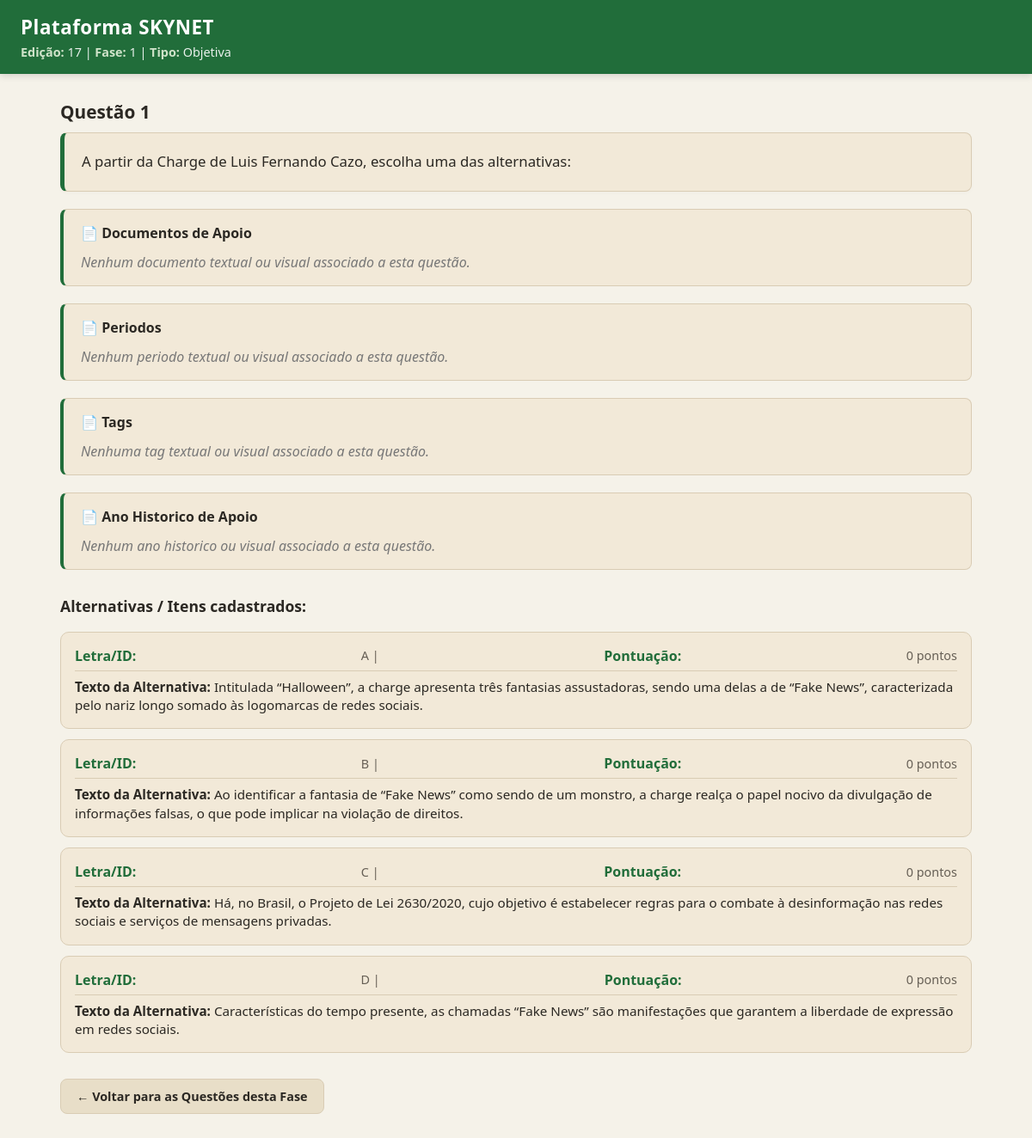
Page /questao/785/ on the committed database.
### SKYNET/models.py (models this page shows)
class QUESTAO(models.Model):
    id_questao = models.AutoField(primary_key=True)
    num_questao = models.IntegerField(verbose_name="Número da Questão")
    enunciado = models.TextField(verbose_name="Enunciado da Questão")
    id_fase = models.ForeignKey(
        FASE,
        on_delete=models.CASCADE,
        related_name='Questoes',
        verbose_name="Fase")
    id_tipo_questao = models.ForeignKey(
        TIPO_QUESTAO,
        on_delete=models.CASCADE,
        related_name='Questoes',
        verbose_name="Tipo De Questao")
    documentos = models.ManyToManyField('DOCUMENTO', related_name='questoes')
    periodos = models.ManyToManyField('PERIODO', related_name='questoes')
    tags = models.ManyToManyField('TAG', related_name='questoes')
    anos = models.ManyToManyField('ANO_HISTORICO', related_name='questoes')

class FASE(models.Model):
    id_fase = models.AutoField(primary_key=True)
    num_fase = models.IntegerField(verbose_name="Número da Fase")
    tipo_fase = models.CharField(max_length=100,verbose_name="Tipo da Fase")
    id_edicao = models.ForeignKey(
        EDICAO,
        on_delete=models.CASCADE,
        related_name='fases',
        verbose_name="Edição")

class EDICAO(models.Model):
    id_edicao = models.AutoField(primary_key=True)
    num_edicao = models.IntegerField(verbose_name="Número da Edição")
    ano_edicao = models.IntegerField(verbose_name="Ano da Edição")

class TIPO_QUESTAO(models.Model):
    id_tipo_questao = models.AutoField(primary_key=True)
    tipo_nome = models.CharField(max_length=100,verbose_name="Tipo de Questao")

class ITEM(models.Model):
    id_item = models.AutoField(primary_key=True)
    pontuacao = models.IntegerField(verbose_name="Pontuação do Item")
    identificador = models.CharField(verbose_name="Identificador")
    texto = models.TextField(verbose_name="Enunciado do Item")
    id_questao = models.ForeignKey(
        QUESTAO,
        on_delete=models.CASCADE,
        related_name='Tipos',
        verbose_name="Questoes")

### SKYNET/views.py (the view)
# urls.py: path('questao/<int:questao_id>/', views.detalhes_questao, name='detalhes_questao'),
def detalhes_questao(request, questao_id):
    questao = get_object_or_404(QUESTAO, id_questao=questao_id)
    alternativas = ITEM.objects.filter(id_questao=questao).order_by('identificador')
    return render(request, 'SKYNET/detalhes_questao.html', {
        'questao': questao,
        'alternativas': alternativas
    })

### SKYNET/templates/SKYNET/detalhes_questao.html (shortened to what this page needs)
<!DOCTYPE html>
<html lang="pt-br">
<head>
</head>
<body>
    <header>
        <h1>Plataforma SKYNET</h1>
        <p>
            <strong>Edição:</strong> {{ questao.id_fase.id_edicao.num_edicao }} |
            <strong>Fase:</strong> {{ questao.id_fase.num_fase }} |
            <strong>Tipo:</strong> {{ questao.id_tipo_questao.tipo_nome }}
        </p>
    </header>
    <main>
        <section class="bloco-enunciado">
            <h2>Questão {{ questao.num_questao }}</h2>
            <p style="font-size: 1.1em; line-height: 1.6; background-color: #f9f9f9; padding: 15px; border-left: 5px solid #007bff;">
                {{ questao.enunciado }}
            </p>
        </section>
        <section>
            <div class="documentos-section" style="margin-top: 25px; padding: 15px; background-color: #f9f9f9; border-left: 4px solid #007bff; border-radius: 4px;">
                <h3 style="margin-top: 0; color: #333;">📄 Documentos de Apoio</h3>
                {% if questao.documentos.all %}
                    <ul style="list-style-type: none; padding-left: 0;">
                        {% for doc in questao.documentos.all %}
                            <li style="margin-bottom: 12px; padding: 10px; background: white; border: 1px solid #ddd; border-radius: 4px;">
                                <strong style="color: #007bff;">[{{ doc.tipo_documento }}]</strong>
                                <span style="font-weight: bold;">{{ doc.nome_documento }}</span>
                                <p style="margin: 5px 0 0 0; color: #555; font-style: italic;">{{ doc.texto_documento }}</p>
                            </li>
                        {% endfor %}
                    </ul>
                {% else %}
                    <p style="color: #777; font-style: italic;">Nenhum documento textual ou visual associado a esta questão.</p>
                {% endif %}
            </div>
        </section>
        <section>
            <div class="periodo-section" style="margin-top: 25px; padding: 15px; background-color: #f9f9f9; border-left: 4px solid #007bff; border-radius: 4px;">
                <h3 style="margin-top: 0; color: #333;">📄 Periodos</h3>
                {% if questao.periodos.all %}
                    <ul style="list-style-type: none; padding-left: 0;">
                        {% for doc in questao.periodos.all %}
                            <li style="margin-bottom: 12px; padding: 10px; background: white; border: 1px solid #ddd; border-radius: 4px;">
                                <strong style="color: #007bff;" >[{{ doc.seculo }}]</strong>
                                <span style="font-weight: bold;">{{ doc.periodo_nome }}</span>
                            </li>
                        {% endfor %}
                    </ul>
                {% else %}
                    <p style="color: #777; font-style: italic;">Nenhum periodo textual ou visual associado a esta questão.</p>
                {% endif %}
            </div>
        </section>
        <section>
            <div class="tag-section" style="margin-top: 25px; padding: 15px; background-color: #f9f9f9; border-left: 4px solid #007bff; border-radius: 4px;">
                <h3 style="margin-top: 0; color: #333;">📄 Tags</h3>
                {% if questao.tags.all %}
                    <ul style="list-style-type: none; padding-left: 0;">
                        {% for doc in questao.tags.all %}
                            <li style="margin-bottom: 12px; padding: 10px; background: white; border: 1px solid #ddd; border-radius: 4px;">
                                <span style="font-weight: bold;">{{ doc.tag_nome }}</span>
                            </li>
                        {% endfor %}
                    </ul>
                {% else %}
                    <p style="color: #777; font-style: italic;">Nenhuma tag textual ou visual associado a esta questão.</p>
                {% endif %}
            </div>
        </section>
        <section>
            <div class="ano-section" style="margin-top: 25px; padding: 15px; background-color: #f9f9f9; border-left: 4px solid #007bff; border-radius: 4px;">
                <h3 style="margin-top: 0; color: #333;">📄 Ano Historico de Apoio</h3>
                {% if questao.anos.all %}
                    <ul style="list-style-type: none; padding-left: 0;">
                        {% for doc in questao.anos.all %}
                            <li style="margin-bottom: 12px; padding: 10px; background: white; border: 1px solid #ddd; border-radius: 4px;">
                                <span style="font-weight: bold;">{{ doc.ano }}</span>
                            </li>
                        {% endfor %}
                    </ul>
                {% else %}
                    <p style="color: #777; font-style: italic;">Nenhum ano historico ou visual associado a esta questão.</p>
                {% endif %}
            </div>
        </section>
        <section class="bloco-alternativas" style="margin-top: 30px;">
            <h3>Alternativas / Itens cadastrados:</h3>
            {% for alternativa in alternativas %}
                <div class="card-alternativa" style="margin-bottom: 15px; padding: 12px; border: 1px solid #ddd;">
                    <p>
                        <strong>Letra/ID:</strong> {{ alternativa.identificador }} |
                        <strong>Pontuação:</strong> {{ alternativa.pontuacao }} pontos
                    </p>
                    <p><strong>Texto da Alternativa:</strong> {{ alternativa.texto }}</p>
                </div>
            {% empty %}
                <p style="color: #ff0000;">Nenhuma alternativa (ITEM) populada para esta questão ainda.</p>
            {% endfor %}
        </section>
    </main>
    <footer style="margin-top: 30px;">
        <a href="{% url 'listar_questoes' questao.id_fase.id_fase %}">← Voltar para as Questões desta Fase</a>
    </footer>
</body>
</html>

### SKYNET/templates/SKYNET/detalhes_questao.html (style rules this page uses)
* { margin: 0; padding: 0; box-sizing: border-box; font-family: 'Segoe UI', Roboto, Helvetica, Arial, sans-serif; }
:root { --verde-header: #216d3a; --fundo-creme: #f5f2e9; --bege-card: #f2e9d8; --bege-hover: #e8dec8; --texto-escuro: #2b2823; --texto-suave: #665f55; --borda-suave: #d9ccb4; --branco: #ffffff; --badge-score: #e28743; }
body { background-color: var(--fundo-creme); color: var(--texto-escuro); min-height: 100vh; padding-bottom: 40px; }
header { background-color: var(--verde-header); color: white; padding: 16px 24px; box-shadow: 0 2px 8px rgba(0,0,0,0.15); }
header h1 { font-size: 1.4rem; font-weight: 700; letter-spacing: 0.5px; margin-bottom: 4px; }
header p { font-size: 0.9rem; opacity: 0.9; }
header p strong { color: #e2f0d9; }
main { max-width: 1100px; margin: 30px auto; padding: 0 20px; display: flex; flex-direction: column; gap: 20px; }
.bloco-enunciado h2 { font-size: 1.3rem; color: var(--texto-escuro); margin-bottom: 10px; font-weight: 800; }
.bloco-enunciado p { background-color: var(--bege-card) !important; border: 1px solid var(--borda-suave) !important; border-left: 5px solid var(--verde-header) !important; border-radius: 8px; color: var(--texto-escuro); padding: 20px !important; font-size: 1.05rem !important; line-height: 1.6 !important; box-shadow: 0 2px 5px rgba(0,0,0,0.02); }
.documentos-section, .periodo-section, .tag-section, .ano-section { background-color: var(--bege-card) !important; border: 1px solid var(--borda-suave) !important; border-left: 4px solid var(--verde-header) !important; border-radius: 8px !important; padding: 16px 20px !important; margin-top: 0 !important; }
.documentos-section h3, .periodo-section h3, .tag-section h3, .ano-section h3 { color: var(--texto-escuro) !important; font-size: 1rem; font-weight: 700; margin-bottom: 12px; }
.bloco-alternativas { margin-top: 10px !important; display: flex; flex-direction: column; gap: 12px; }
.bloco-alternativas h3 { font-size: 1.1rem; color: var(--texto-escuro); margin-bottom: 6px; }
.card-alternativa { background-color: var(--bege-card) !important; border: 1px solid var(--borda-suave) !important; border-radius: 10px !important; padding: 16px !important; margin-bottom: 0 !important; display: flex; flex-direction: column; gap: 8px; position: relative; transition: all 0.2s ease; }
.card-alternativa p:first-child { display: flex; justify-content: space-between; align-items: center; font-size: 0.9rem; color: var(--texto-suave); border-bottom: 1px solid var(--borda-suave); padding-bottom: 6px; }
.card-alternativa p:first-child strong { color: var(--verde-header); font-size: 1rem; }
.card-alternativa p:last-child { font-size: 0.95rem; color: var(--texto-escuro); line-height: 1.4; }
footer { max-width: 1100px; margin: 20px auto 0 auto !important; padding: 0 20px; }
footer a { display: inline-block; background-color: var(--bege-hover); color: var(--texto-escuro); text-decoration: none; padding: 10px 18px; border-radius: 8px; font-size: 0.9rem; font-weight: 700; border: 1px solid var(--borda-suave); transition: all 0.2s ease; }

### rows in the picture
QUESTAO: id_fase.id_edicao.num_edicao "17", id_fase.num_fase "1", id_tipo_questao.tipo_nome "Objetiva", num_questao "1", enunciado "A partir da Charge de Luis Fernando Cazo, escolha uma das alternativas:"
ITEM: identificador "A", pontuacao "0", texto "Intitulada “Halloween”, a charge apresenta três fantasias assustadoras, sendo uma delas a de “Fake News”, caracterizada pelo nariz longo somado às logomarcas de redes sociais."
ITEM: identificador "B", pontuacao "0", texto "Ao identificar a fantasia de “Fake News” como sendo de um monstro, a charge realça o papel nocivo da divulgação de informações falsas, o que pode implicar na violação de direitos."
ITEM: identificador "C", pontuacao "0", texto "Há, no Brasil, o Projeto de Lei 2630/2020, cujo objetivo é estabelecer regras para o combate à desinformação nas redes sociais e serviços de mensagens privadas."
ITEM: identificador "D", pontuacao "0", texto "Características do tempo presente, as chamadas “Fake News” são manifestações que garantem a liberdade de expressão em redes sociais."
